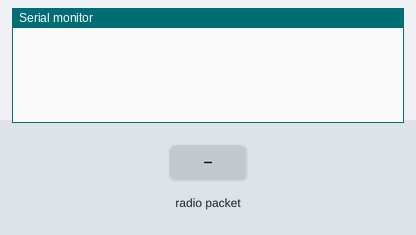
Bench run of a program on a simulated Arduino MKR. Shown: the last lines printed to the serial monitor. The test bench sets the inputs (shaded band). No radio packets arrive unless stated.

Above: at 1.2 s.
1.3 s: radio packet "1" arrives
At 1.7 s:
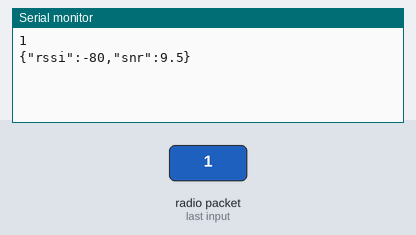
2.8 s: radio packet "0" arrives
At 4.0 s:
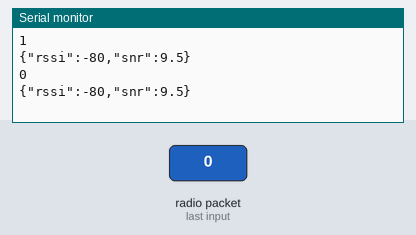
4.3 s: radio packet "2" arrives
At 5.1 s:
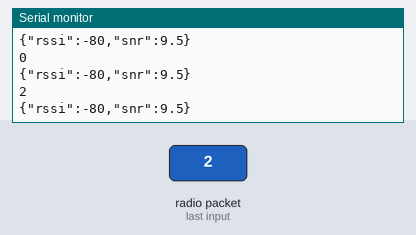

The program:

main.cpp
```cpp
#include <Arduino.h>
#include <LoRa.h>
#include <ArduinoJson.h>

const int capacity_signal_data = JSON_OBJECT_SIZE(2);
const int capacity_output_data = JSON_OBJECT_SIZE(1);
StaticJsonDocument<capacity_signal_data> signal_data;
StaticJsonDocument<capacity_output_data> output_data;

void LoRa_rxMode(){
  LoRa.disableInvertIQ();               // normal mode
  LoRa.receive();                       // set receive mode
}

void LoRa_txMode(){
  LoRa.idle();                          // set standby mode
  LoRa.enableInvertIQ();                // active invert I and Q signals
}

void LoRa_sendMessage(String message) {
  LoRa_txMode();                        // set tx mode
  LoRa.beginPacket();                   // start packet
  LoRa.print(message);                  // add payload
  LoRa.endPacket(true);                 // finish packet and send it
}

void onReceive(int packetSize) {
  String message = "";

  while (LoRa.available()) {
    message += (char)LoRa.read();
  }
  Serial.println(message);
  // read and print LoRa signal data
  signal_data["rssi"] = LoRa.packetRssi();
  signal_data["snr"] = LoRa.packetSnr();
  serializeJson(signal_data, Serial);
  Serial.print("\n");
}

void onTxDone() {
  //Serial.println("TxDone");
  LoRa_rxMode();
}

boolean runEvery(unsigned long interval)
{
  static unsigned long previousMillis = 0;
  unsigned long currentMillis = millis();
  if (currentMillis - previousMillis >= interval)
  {
    previousMillis = currentMillis;
    return true;
  }
  return false;
}

void setup() {
  Serial.begin(115200);
  while(!Serial);

  if (!LoRa.begin(868E6)) {
    Serial.println("Starting LoRa failed!");
    while(true);
  }

  // LoRa settings
  LoRa.setSpreadingFactor(7);
  LoRa.setSignalBandwidth(250E3);
  // interrupt functions
  LoRa.onReceive(onReceive);
  LoRa.onTxDone(onTxDone);
  LoRa_rxMode();
}

void loop() {
   //while (Serial.available() == 0) {}     //wait for data available
   //String incomin_message = Serial.readString();  //read until timeout
   //Serial.print(incomin_message);
   delay(1000);
}
```

Measured:
- after the input at 1.3 s, the serial monitor: prints a new line at once (image 1)
- after the input at 2.8 s, the serial monitor: prints a new line at once (image 2)
- after the input at 4.3 s, the serial monitor: prints a new line at once (image 3)
